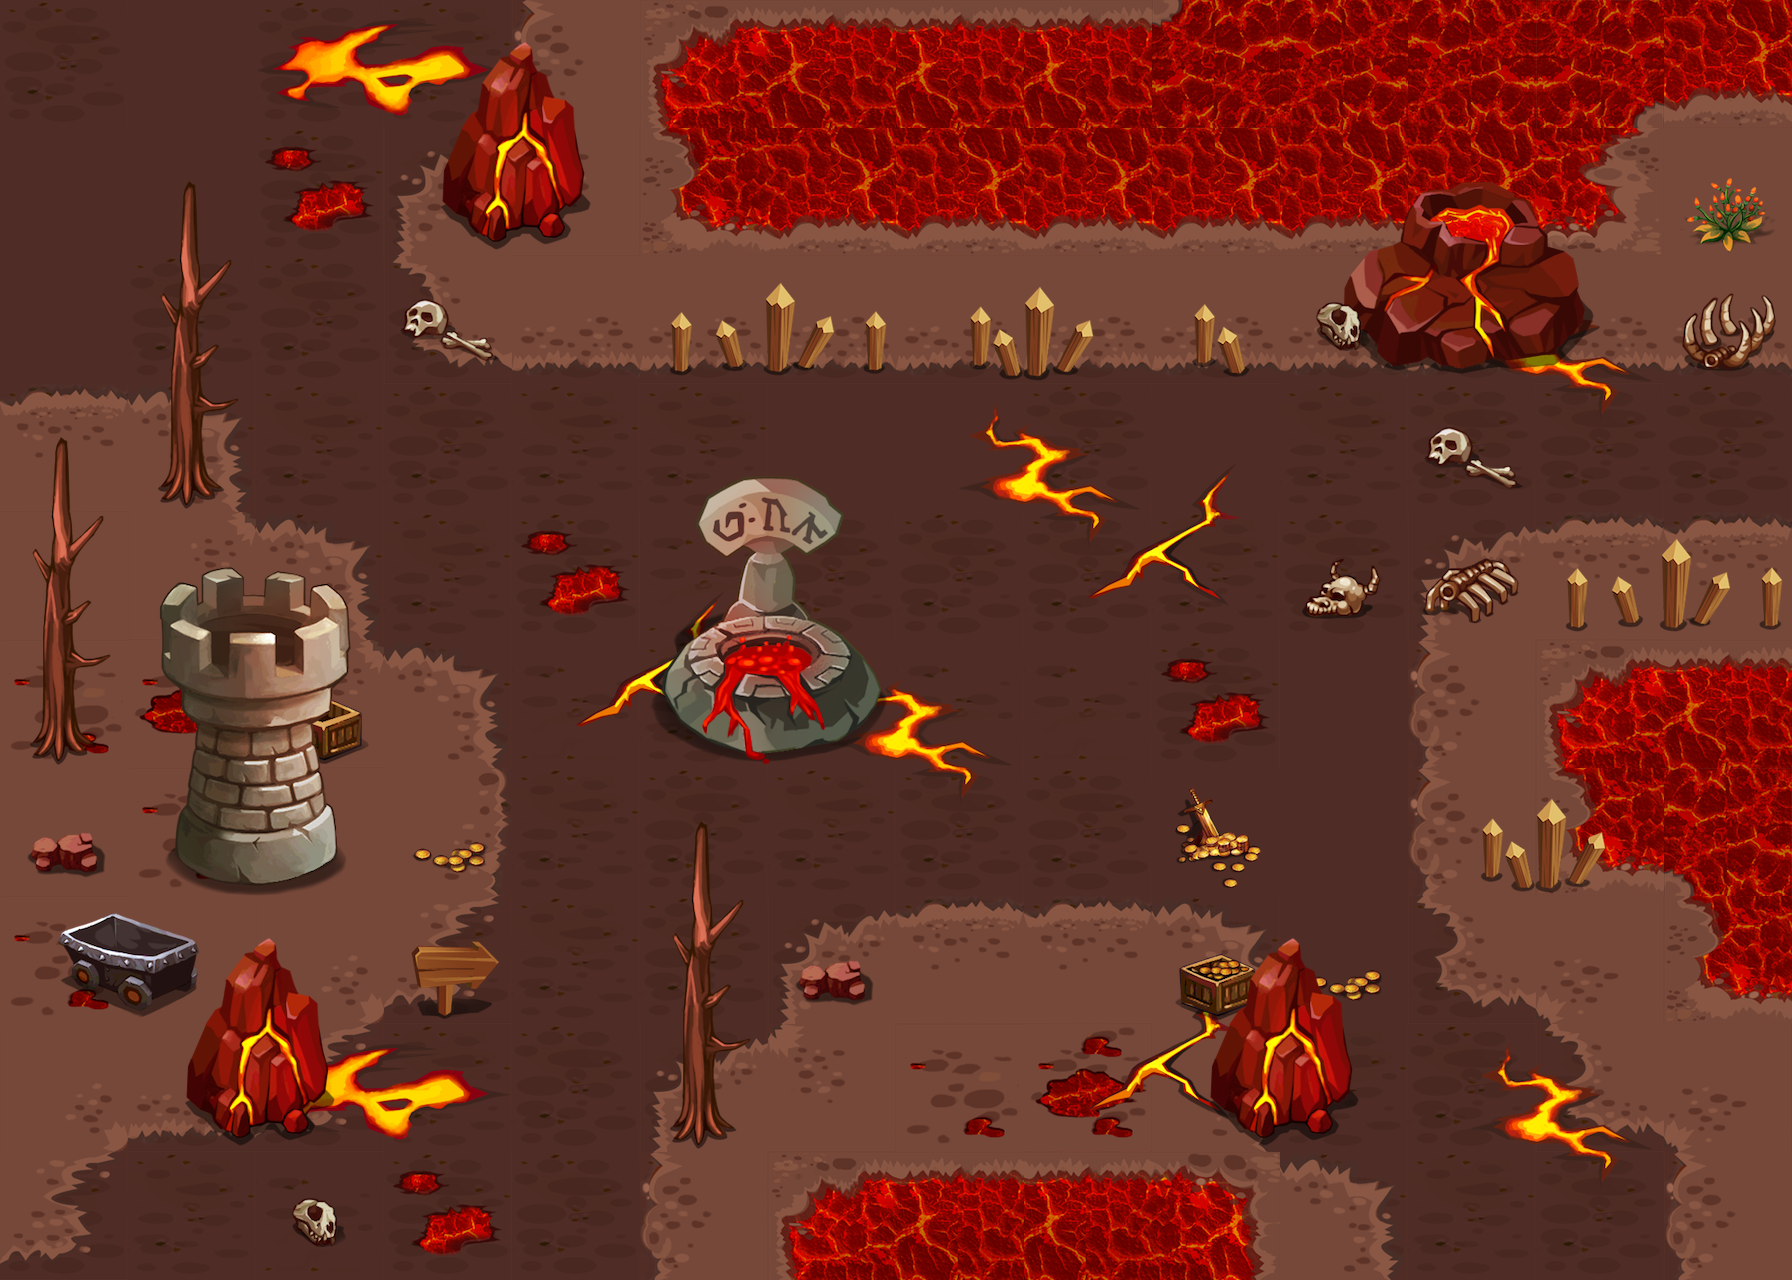

This game map was drawn from its Tiled (.tmx) file and the tilesets committed beside it. A one-line description and the trimmed map source follow:
An orthogonal 14x10 tile map with 128x128 px tiles, 4 tile layers (ground, object1, object2, object3), 2 tilesets.

<map version="1.0" orientation="orthogonal" width="14" height="10" tilewidth="128" tileheight="128">
 <tileset firstgid="1" name="MagmaGround" tilewidth="128" tileheight="128">
  <image source="MagmaGround.png" width="768" height="1024" />
 </tileset>
 <tileset firstgid="49" name="MagmaObject" tilewidth="128" tileheight="128">
  <image source="MagmaObject.png" width="768" height="1152" />
 </tileset>
 <layer name="ground" width="14" height="10">
  <data>[140 cells, 140 non-empty, 32 distinct tile ids]</data>
 </layer>
 <layer name="object1" width="14" height="10">
  <data>[140 cells, 46 non-empty, 22 distinct tile ids]</data>
 </layer>
 <layer name="object2" width="14" height="10">
  <data>[140 cells, 37 non-empty, 33 distinct tile ids]</data>
 </layer>
 <layer name="object3" width="14" height="10">
  <data>[140 cells, 8 non-empty, 8 distinct tile ids]</data>
 </layer>
</map>